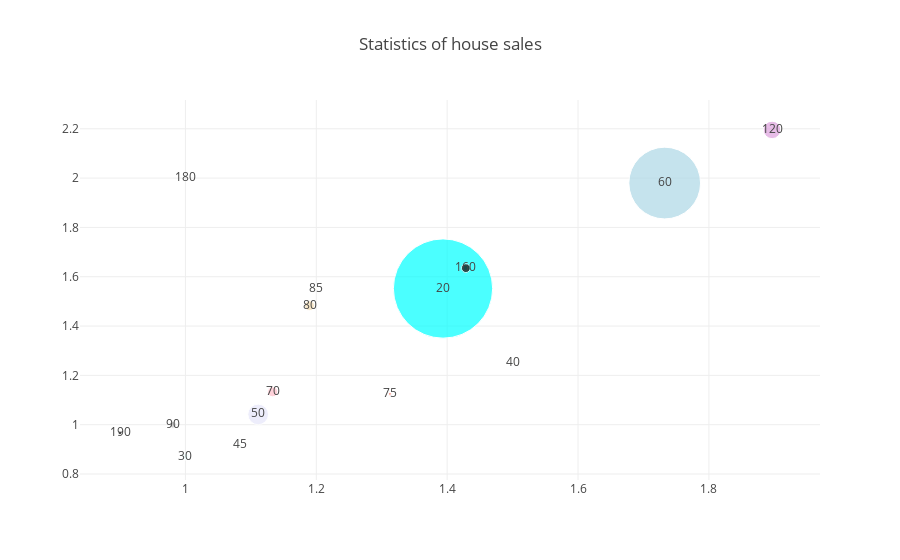

Write notebook code for a chart like this one.
### Code cell
trace0 = go.Scatter(
    x=v_df.ExterQual,
    y=v_df.BsmtQual,
    mode = 'markers+text',
    text = v_df.index,
    #textposition='bottom'
    marker = dict(
        size = 1/1000000*v_df.SalePrice,
        color = [
            'aqua', 'azure', 'beige', 'lightgreen',
            'lavender', 'lightblue', 'pink', 'salmon',
            'wheat', 'ivory', 'silver', 'plum'
        ]
    )
)

data = [trace0]
layout = {'title': 'Statistics of house sales'}

fig = go.Figure(data=data, layout=layout)

iplot(fig, show_link=False)

### Figure 1 — Plotly figure (JSON) as saved in the notebook; plotly's stock layout.template omitted (floating-point values rounded to 4 significant figures)
{"data": [{"marker": {"color": ["aqua", "azure", "beige", "lightgreen", "lavender", "lightblue", "pink", "salmon", "wheat", "ivory", "silver", "plum"], "size": [99.28, 6.612, 0.6245, 1.303, 20.64, 71.74, 10.01, 3.079, 9.845, 2.956, 6.944, 17.47, 8.735, 1.023, 3.888]}, "mode": "markers+text", "text": [20, 30, 40, 45, 50, 60, 70, 75, 80, 85, 90, 120, 160, 180, 190], "type": "scatter", "x": [1.394, 1, 1.5, 1.083, 1.111, 1.732, 1.133, 1.312, 1.19, 1.2, 0.9808, 1.897, 1.429, 1, 0.9], "y": [1.552, 0.8696, 1.25, 0.9167, 1.042, 1.98, 1.133, 1.125, 1.483, 1.55, 1, 2.195, 1.635, 2, 0.9667]}], "layout": {"title": "Statistics of house sales"}}
